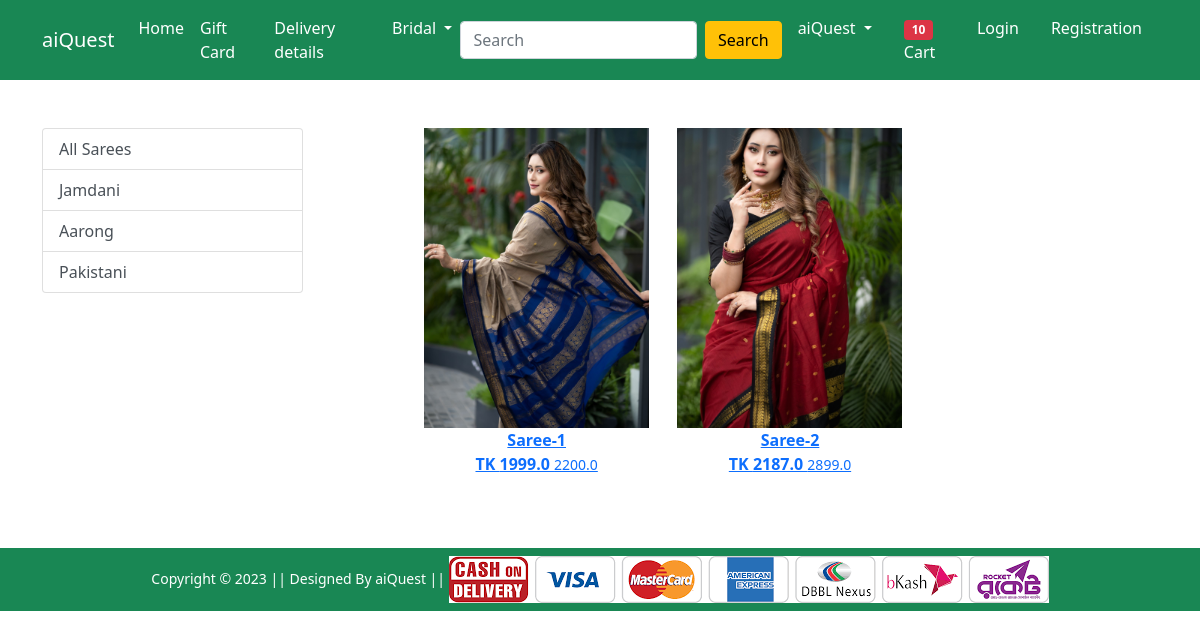
The app's page /saree/ with its own data.
### Shop/models.py (models this page shows, shortened)
class Product(models.Model):
    title = models.CharField(max_length=100)
    selling_price = models.FloatField()
    discounted_price = models.FloatField()
    description = models.TextField()
    brand = models.CharField(max_length=100)
    category = models.CharField(choices=CATAGORY_CHOICES, max_length=2)
    product_image = models.ImageField(upload_to='productimg')

### Shop/views.py (the view)
# urls.py: path('saree/', views.saree, name='saree'),
def saree(request, data=None):
 if data== None:
   sarees = Product.objects.filter(category='S')
 elif data == 'Jamdani' or data== 'Aarong' or data== 'Pakistani':
  sarees = Product.objects.filter(category='S').filter(brand=data)
 return render(request, 'Shop/saree.html', {'sarees': sarees})

### Shop/templates/Shop/saree.html (shortened to what this page needs)
{% extends 'Shop/base.html' %}
{% load static %}
{% block main-content %}
<div class="container my-5">
    <div class="row">
        <div class="col-sm-3">
            <div class="list-group">
                <a href="{% url 'saree' %}" class="list-group-item list-group-item-action">All Sarees</a>
                <a href="{% url 'saree-data' 'Jamdani' %}" class="list-group-item list-group-item-action">Jamdani</a>
                <a href="{% url 'saree-data' 'Aarong' %}" class="list-group-item list-group-item-action">Aarong</a>
                <a href="{% url 'saree-data' 'Pakistani' %}" class="list-group-item list-group-item-action">Pakistani</a>
            </div>
        </div>
        <div class="col-sm-8 offset-sm-1">
            <div class='row'>
               {% for p in sarees%}
               <div class='col-sm-4 text-center mb-4'>
                  <a href="{% url 'product-detail' p.id %}" class='btm'>
                      <div class='item'>
                        <img src="{{p.product_image.url}}" alt="" height='300'>
                        <div class='fw-bold'>
                            {{ p.title }}
                        </div>
                        <div class='fw-bold'>
                            TK {{p.discounted_price}}
                            <small class='fw-light text-decoration-linethrough'>
                                {{p.selling_price}}
                            </small>
                        </div>
                      </div>
                  </a>
               </div>
               {% endfor %}
            </div>
        </div>
    </div>
</div>
{% endblock main-content %}

### records on screen
Product: product_image (picture), title "Saree-1", discounted_price "1999.0", selling_price "2200.0"
Product: product_image (picture), title "Saree-2", discounted_price "2187.0", selling_price "2899.0"
